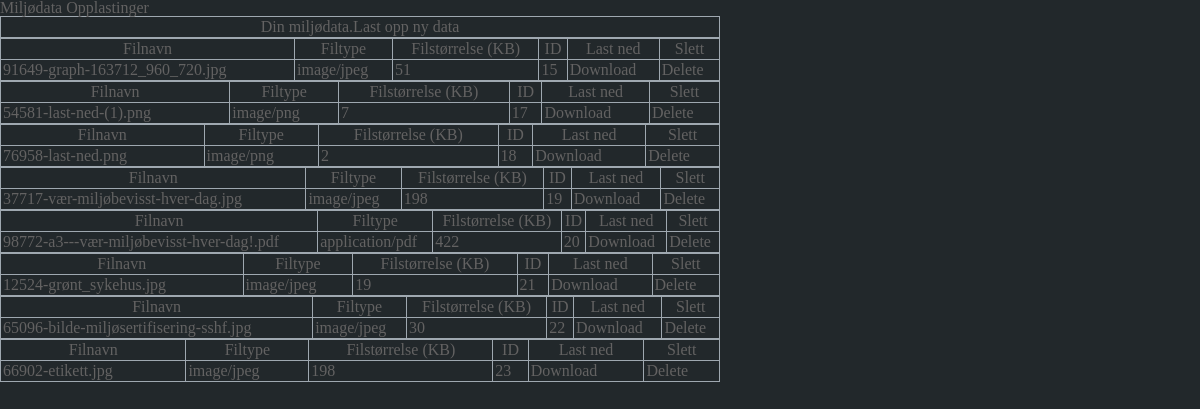
Screenshot of /files/view.php with the database file from the repository.
### tables this page shows
CREATE TABLE IF NOT EXISTS `tbl_uploads` (
  `id` int(11) NOT NULL AUTO_INCREMENT,
  `file` varchar(100) NOT NULL,
  `type` varchar(100) NOT NULL,
  `size` int(100) NOT NULL,
  `path` varchar(500) NOT NULL,
  PRIMARY KEY (`id`)
);

### files/view.php (the view, shortened to what this page needs)
<?php
include_once '../includes/db_connect.php';
?>
<!DOCTYPE html>
<html xmlns="http://www.w3.org/1999/xhtml">
<head>
<link rel="stylesheet" href="style.css" type="text/css" />
</head>
<body>
<div id="header">
<label>Miljødata Opplastinger</label>
</div>
<div id="body">
	<table width="60%" border="1">
    <th colspan="6">Din miljødata.<label><a href="filemanager.php">Last opp ny data</a></label></th>
    <?php
	$sql="SELECT * FROM tbl_uploads";
	$result_set=mysqli_query($mysqli, $sql);
	while($row=mysqli_fetch_array($result_set)){
		echo "<table width=60% border='1' cellpadding='10'>";
		echo "<tr> <th>Filnavn</th> <th>Filtype</th> <th>Filstørrelse (KB)</th> <th>ID</th> <th>Last ned</th> <th>Slett</th> </tr>";
		echo "<tr>";
		echo '<td>' . $row['file'] . '</td>';
		echo '<td>' . $row['type'] . '</td>';
		echo '<td>' . $row['size'] . '</td>';
		echo '<td>' . $row['id'] . '</td>';
		echo '<td><a href="download.php?id=' . $row['id'] . '">Download</a></td>';
		echo '<td><a href="delete.php?id=' . $row['id'] . '">Delete</a></td>';
		echo "</tr>";
		echo "</table>";
	}
		?>
</div>
</body>
</html>

### css/style.css (style rules this page uses)
div { font-family: mainFont; }
html { width:100% }
body { position:relative; background:#22282b; color:#636262; font:300 18px/24px; font-family: mainFont; }
a { text-decoration:none; color:inherit; outline:0; -webkit-transition:.5s ease; transition:.5s ease }
table td,th { padding:2px; border: solid #9fa8b0 1px; border-collapse:collapse; }

### css/grid.css (style rules this page uses)
html, body, div, span, applet, object, iframe, h1, h2, h3, h4, h5, h6, h7, p, blockquote, pre, a, abbr, acronym, address, big, cite, code, del, dfn, em, img, ins, kbd, q, s, samp, small, strike, strong, sub, sup, tt, var, b, u, i, center, dl, dt, dd, ol, ul, li, fieldset, form, label, legend, table, caption, tbody, tfoot, thead, tr, th, td, article, aside, canvas, details, embed, figure, figcaption, footer, header, hgroup, menu, nav, output, ruby, section, summary, time, mark, audio, video { margin: 0; padding: 0; border: 0; font-size: 100%; font: inherit; vertical-align: top; }
body { line-height: 1; }
table { border-collapse: collapse; border-spacing: 0; }
body { min-width: 1200px; }

### rows the page displays
tbl_uploads: file "91649-graph-163712_960_720.jpg", type "image/jpeg", size "51", id "15"
tbl_uploads: file "54581-last-ned-(1).png", type "image/png", size "7", id "17"
tbl_uploads: file "76958-last-ned.png", type "image/png", size "2", id "18"
tbl_uploads: file "37717-vær-miljøbevisst-hver-dag.jpg", type "image/jpeg", size "198", id "19"
tbl_uploads: file "98772-a3---vær-miljøbevisst-hver-dag!.pdf", type "application/pdf", size "422", id "20"
tbl_uploads: file "12524-grønt_sykehus.jpg", type "image/jpeg", size "19", id "21"
tbl_uploads: file "65096-bilde-miljøsertifisering-sshf.jpg", type "image/jpeg", size "30", id "22"
tbl_uploads: file "66902-etikett.jpg", type "image/jpeg", size "198", id "23"
